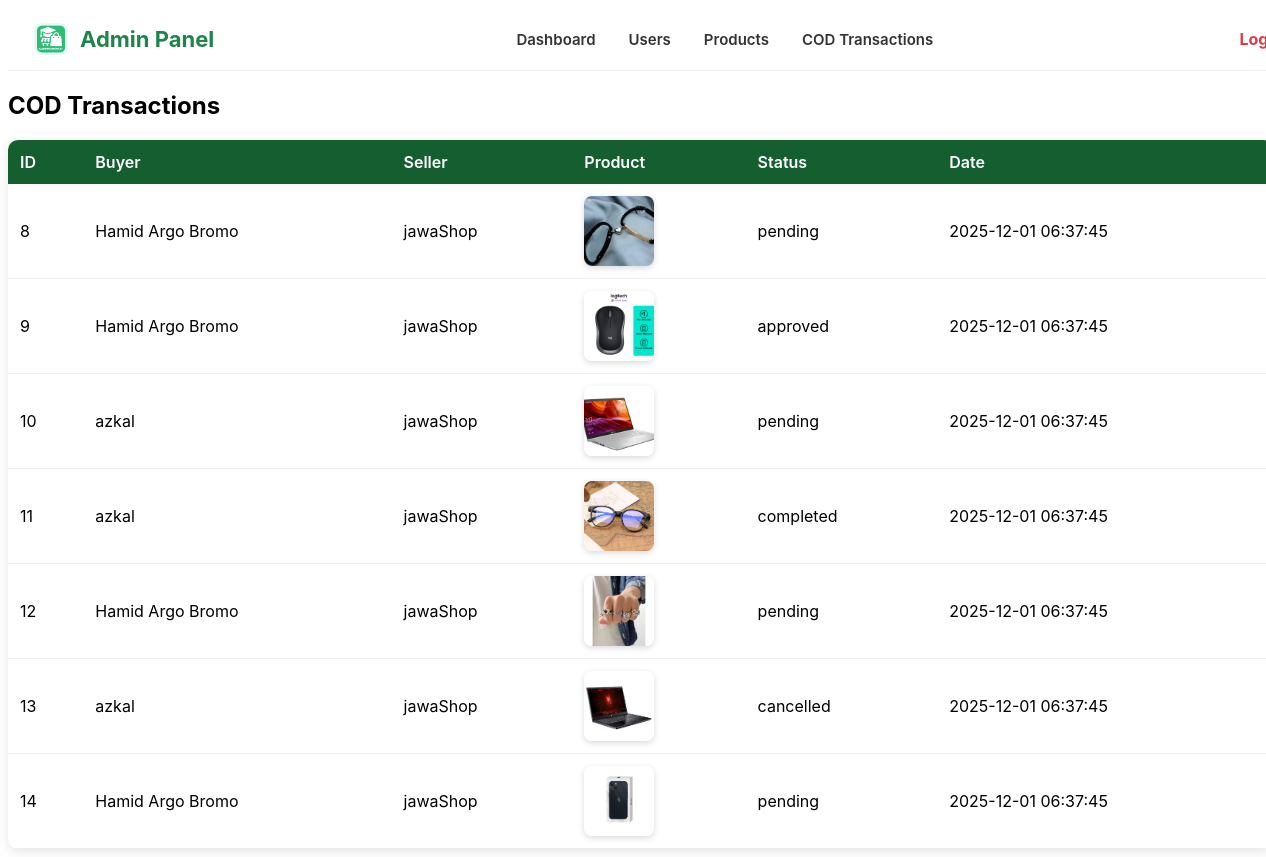
/admin/transactions.php, run on an earlier commit of the app's database.
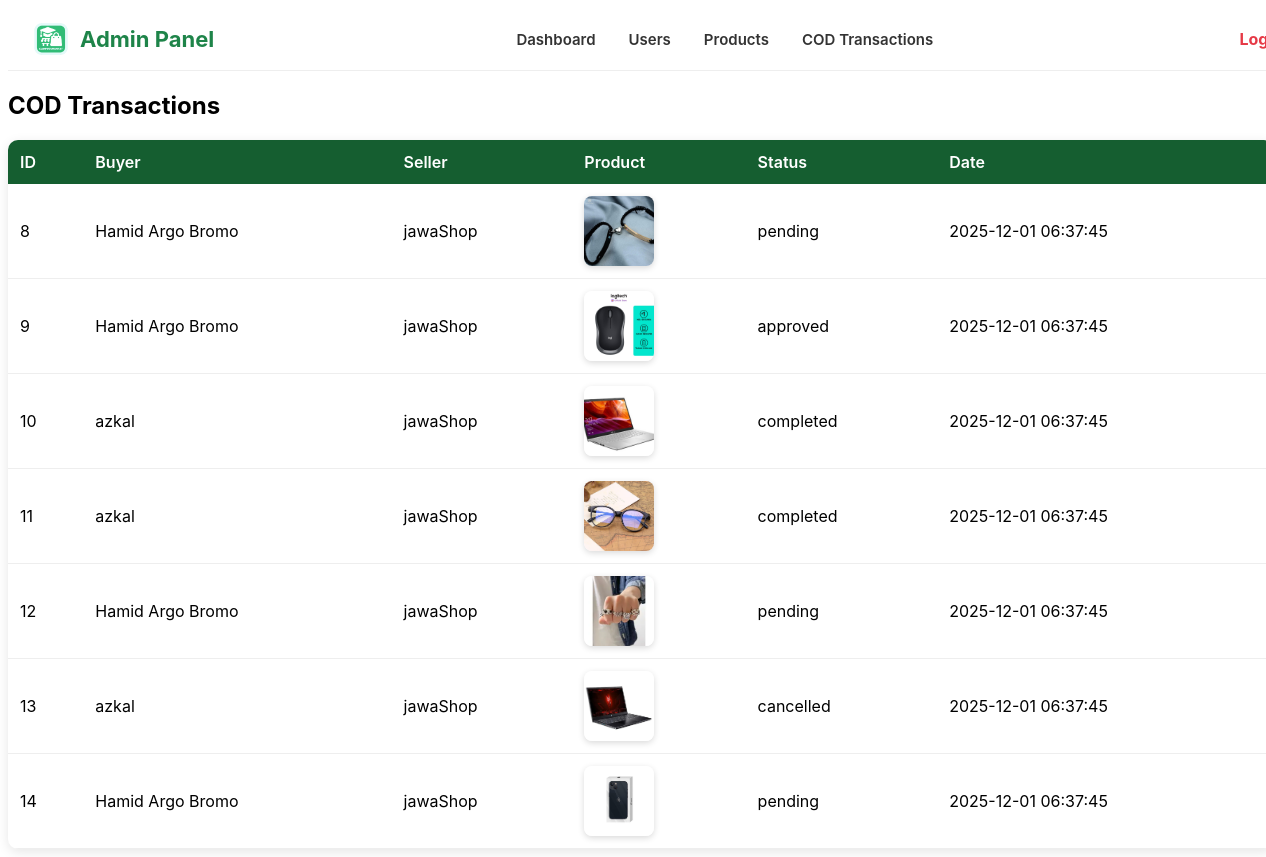
And on a later commit of the database.
### tables this page shows
CREATE TABLE `cod_transactions` (
  `id` int(11) NOT NULL,
  `buyer_id` int(11) NOT NULL,
  `seller_id` int(11) NOT NULL,
  `product_id` int(11) NOT NULL,
  `qty` int(11) NOT NULL DEFAULT 1,
  `price` decimal(15,2) NOT NULL,
  `total` decimal(15,2) NOT NULL,
  `meeting_location` text NOT NULL,
  `meeting_time` datetime NOT NULL,
  `buyer_phone` varchar(20) NOT NULL,
  `seller_phone` varchar(20) NOT NULL,
  `status` enum('pending','approved','completed','cancelled') NOT NULL DEFAULT 'pending',
  `created_at` timestamp NOT NULL DEFAULT current_timestamp(),
  `updated_at` timestamp NOT NULL DEFAULT current_timestamp() ON UPDATE current_timestamp()
);

CREATE TABLE `accounts` (
  `id` int(11) NOT NULL,
  `name` varchar(100) NOT NULL,
  `username` varchar(100) NOT NULL,
  `email` varchar(255) NOT NULL,
  `phone` varchar(20) NOT NULL,
  `role` enum('admin','seller','buyer') NOT NULL DEFAULT 'buyer',
  `password` varchar(255) NOT NULL,
  `city` varchar(100) DEFAULT NULL,
  `address` text DEFAULT NULL,
  `profile_picture` varchar(255) DEFAULT NULL,
  `created_at` timestamp NOT NULL DEFAULT current_timestamp(),
  `otp_code` varchar(6) NOT NULL,
  `otp_expired` datetime NOT NULL,
  `description` text DEFAULT NULL
);

CREATE TABLE `product_images` (
  `id` int(11) NOT NULL,
  `product_id` int(11) NOT NULL,
  `url` varchar(255) NOT NULL,
  `is_primary` tinyint(1) DEFAULT 0
);

### admin/transactions.php (the view)
<?php
require_once __DIR__ . '/../includes/config.php';
include "header.php";
$cod = $pdo->query("
    SELECT
        c.*,
        a.name AS buyer,
        s.name AS seller,
        p.name AS product_name,
        pi.url AS product_image
    FROM cod_transactions c
    LEFT JOIN accounts a ON c.buyer_id = a.id
    LEFT JOIN accounts s ON c.seller_id = s.id
    LEFT JOIN products p ON c.product_id = p.id
    LEFT JOIN product_images pi ON pi.product_id = p.id AND pi.is_primary = 1
")->fetchAll();
?>
<link rel="stylesheet" href="../assets/css/admin_system.css">
<h2 style="margin: 20px 0;">COD Transactions</h2>
<table class="user-table">
    <tr>
        <th>ID</th>
        <th>Buyer</th>
        <th>Seller</th>
        <th>Product</th>
        <th>Status</th>
        <th>Date</th>
    </tr>
    <?php foreach ($cod as $c): ?>
        <tr>
            <td><?= $c['id'] ?></td>
            <td><?= htmlspecialchars($c['buyer']) ?></td>
            <td><?= htmlspecialchars($c['seller']) ?></td>
            <td>
                <?php if ($c['product_image']): ?>
                    <img src="../uploads/products/<?= htmlspecialchars($c['product_image']) ?>" class="product-thumb">
                <?php else: ?>
                    <span>No image</span>
                <?php endif; ?>
            </td>
            <td><?= htmlspecialchars($c['status']) ?></td>
            <td><?= $c['created_at'] ?></td>
        </tr>
    <?php endforeach; ?>
</table>

### admin/header.php
<link rel="stylesheet" href="../assets/css/header.css">
<div class="cm-header admin-header">
    <div class="cm-container admin-container">
        <?php
        $iconA = "../assets/images/icontrs.png";
        $iconB = "../../assets/images/icontrs.png";
        $logo = file_exists($iconA) ? $iconA : $iconB;
        ?>
        <a href="../index.php" class="cm-logo">
            <img src="<?= $logo ?>" alt="Logo">
            <span>Admin Panel</span>
        </a>
        <nav class="admin-nav">
            <a href="index.php">Dashboard</a>
            <a href="users.php">Users</a>
            <a href="products.php">Products</a>
            <a href="transactions.php">COD Transactions</a>
        </nav>
        <a href="../public/logout.php" class="admin-logout">Logout</a>
    </div>
</div>

### assets/css/header.css (style rules this page uses)
.cm-header { width: 100%; background: #fff; padding: 12px 24px; border-bottom: 1px solid #eee; display: flex; justify-content: center; position: sticky; top: 0; z-index: 999; }
.cm-container { width: 100%; max-width: 1400px; display: flex; align-items: center; justify-content: space-between; gap: 20px; }
.cm-logo { display: flex; align-items: center; gap: 10px; text-decoration: none; }
.cm-logo img { width: 38px; height: 38px; }
.cm-logo span { font-size: 22px; font-weight: 700; color: #1e8449; }
.admin-header { background: #fff; border-bottom: 1px solid #eee; }
.admin-container { justify-content: space-between; }
.admin-nav { display: flex; align-items: center; gap: 25px; }
.admin-nav a { text-decoration: none; color: #333; font-weight: 600; font-size: 15px; padding: 8px 4px; transition: .2s; }
.admin-logout { color: #e63946; font-weight: 700; text-decoration: none; padding: 8px 4px; }

### assets/css/admin_system.css (style rules this page uses)
.user-table { width: 100%; border-collapse: collapse; margin-top: 20px; background: #fff; border-radius: 10px; overflow: hidden; box-shadow: 0 3px 12px rgba(0,0,0,0.1); }
.user-table th { background: #155e30; color: white; padding: 12px; text-align: left; font-weight: 600; }
.user-table td { padding: 12px; border-bottom: 1px solid #eee; }
.product-thumb { width: 70px; height: 70px; object-fit: cover; border-radius: 8px; box-shadow: 0 2px 6px rgba(0,0,0,0.15); }

What changed in the data, as far as the page shows it:
changed cod_transactions id 10: status "pending" → "completed"
